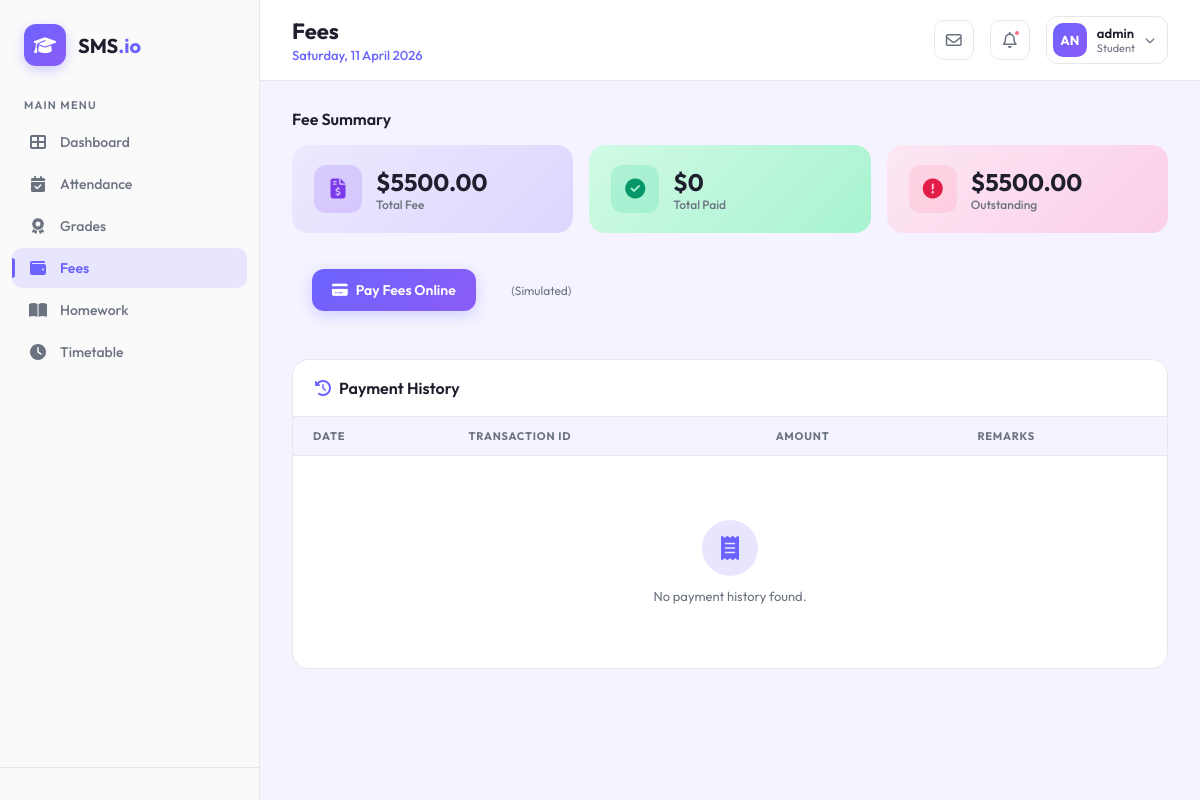
The page /students/fees/ (signed in) on the database its author committed.
### core/models.py (models this page shows, shortened)
class User(AbstractUser):
    class Role(models.TextChoices):
        ADMIN = "ADMIN", "Admin"
        STUDENT = "STUDENT", "Student"
        PARENT = "PARENT", "Parent"
        TEACHER = "TEACHER", "Teacher"
        STAFF = "STAFF", "Staff"
        TRANSPORT_MANAGER = "TRANSPORT_MANAGER", "Transport Manager"
    base_role = Role.ADMIN
    role = models.CharField(max_length=50, choices=Role.choices)

### students/views.py (the view)
# urls.py: path('fees/', views.student_fees, name='fees'),
@login_required
def student_fees(request):
    try:
        student = request.user.student_profile
    except Student.DoesNotExist:
        return redirect('student_dashboard')
    payments = Payment.objects.filter(student=student)
    try:
        fee_structure = FeeStructure.objects.get(class_level=student.current_class)
        total_fee = fee_structure.total_fee()
    except FeeStructure.DoesNotExist:
        total_fee = 0
        fee_structure = None
    total_paid = sum(p.amount_paid for p in payments)
    balance = total_fee - total_paid
    context = {
        'student': student,
        'fee_structure': fee_structure,
        'payments': payments,
        'total_fee': total_fee,
        'total_paid': total_paid,
        'balance': balance,
    }
    return render(request, 'students/fees.html', context)

### finance/models.py (called while the page is built)
    def total_fee(self):
        return self.tuition_fee + self.other_fees

### students/templates/students/fees.html (shortened to what this page needs)
{% extends 'dashboard_base.html' %}
{% block header_title %}Fees{% endblock %}
{% block user_role %}Student{% endblock %}
{% block sidebar_nav %}
<a href="{% url 'students:dashboard' %}" class="nav-item">
    <i class="fas fa-th-large"></i> Dashboard
</a>
<a href="{% url 'students:attendance' %}" class="nav-item">
    <i class="fas fa-calendar-check"></i> Attendance
</a>
<a href="{% url 'students:grades' %}" class="nav-item">
    <i class="fas fa-award"></i> Grades
</a>
<a href="{% url 'students:fees' %}" class="nav-item active">
    <i class="fas fa-wallet"></i> Fees
</a>
<a href="{% url 'students:homework' %}" class="nav-item">
    <i class="fas fa-book-open"></i> Homework
</a>
<a href="{% url 'students:timetable' %}" class="nav-item">
    <i class="fas fa-clock"></i> Timetable
</a>
{% endblock %}
{% block dashboard_content %}
<div class="stats-section animate-in">
    <div class="stats-section-title">Fee Summary</div>
    <div class="stats-grid" style="grid-template-columns: repeat(3, 1fr);">
        <div class="stat-card gradient-purple">
            <div class="stat-icon purple"><i class="fas fa-file-invoice-dollar"></i></div>
            <div class="stat-info">
                <div class="stat-value">${{ total_fee }}</div>
                <div class="stat-label">Total Fee</div>
            </div>
        </div>
        <div class="stat-card gradient-green">
            <div class="stat-icon green"><i class="fas fa-check-circle"></i></div>
            <div class="stat-info">
                <div class="stat-value">${{ total_paid }}</div>
                <div class="stat-label">Total Paid</div>
            </div>
        </div>
        <div class="stat-card gradient-pink">
            <div class="stat-icon pink"><i class="fas fa-exclamation-circle"></i></div>
            <div class="stat-info">
                <div class="stat-value">${{ balance }}</div>
                <div class="stat-label">Outstanding</div>
            </div>
        </div>
    </div>
</div>
{% if balance > 0 %}
<div style="margin-bottom: 24px;" class="animate-in animate-delay-1">
    <button class="sidebar-create-btn" style="display: inline-flex; gap: 8px;">
        <i class="fas fa-credit-card"></i> Pay Fees Online
    </button>
    <span style="font-size: 12px; color: var(--text-secondary); margin-left: 12px;">(Simulated)</span>
</div>
{% endif %}
<div class="content-card animate-in animate-delay-1">
    <div class="content-card-header">
        <h3><i class="fas fa-history" style="color: var(--primary); margin-right: 8px;"></i>Payment History</h3>
    </div>
    <div class="content-card-body" style="padding: 0;">
        <div style="overflow-x: auto;">
            <table class="data-table">
                <thead>
                    <tr>
                        <th>Date</th>
                        <th>Transaction ID</th>
                        <th>Amount</th>
                        <th>Remarks</th>
                    </tr>
                </thead>
                <tbody>
                    {% for payment in payments %}
                    <tr>
                        <td>{{ payment.payment_date }}</td>
                        <td style="font-family: monospace; font-size: 12px;">{{ payment.transaction_id }}</td>
                        <td style="color: #059669; font-weight: 600;">${{ payment.amount_paid }}</td>
                        <td style="color: var(--text-secondary);">{{ payment.remarks }}</td>
                    </tr>
                    {% empty %}
                    <tr>
                        <td colspan="4" style="text-align: center; padding: 32px; color: var(--text-secondary);">
                            <div class="empty-state">
                                <div class="empty-icon"><i class="fas fa-receipt"></i></div>
                                <p>No payment history found.</p>
                            </div>
                        </td>
                    </tr>
                    {% endfor %}
                </tbody>
            </table>
        </div>
    </div>
</div>
{% endblock %}

### core/templates/dashboard_base.html (shortened to what this page needs)
<!DOCTYPE html>
<html lang="en">
<head>
    <link rel="stylesheet" href="https://cdnjs.cloudflare.com/ajax/libs/font-awesome/6.4.0/css/all.min.css">
</head>
<body>
    <div class="dashboard-wrapper">
        <aside class="sidebar" id="sidebar">
            <div class="sidebar-brand">
                <div class="logo-icon">
                    <i class="fas fa-graduation-cap"></i>
                </div>
                <div class="brand-text">SMS<span>.io</span></div>
            </div>
            <nav class="sidebar-nav">
                <div class="nav-label">Main Menu</div>
                {% block sidebar_nav %}{% endblock %}
            </nav>
            <div class="sidebar-footer">
            </div>
        </aside>
        <main class="main-content">
            <header class="top-header">
                <div style="display: flex; align-items: center; gap: 16px;">
                    <div class="header-left">
                        <h1>{% block header_title %}Dashboard{% endblock %}</h1>
                        <div class="header-date">{% now "l, d F Y" %}</div>
                    </div>
                </div>
                <div class="header-right">
                    <div class="header-icon-btn">
                        <i class="far fa-envelope"></i>
                    </div>
                    <div class="header-icon-btn">
                        <i class="far fa-bell"></i>
                        <span class="notif-dot"></span>
                    </div>
                    <div class="user-profile">
                        <div class="user-avatar">
                            {{ user.username|make_list|first|upper }}{{ user.username|make_list|last|upper }}
                        </div>
                        <div class="user-info">
                            <div class="user-name">{{ user.get_full_name|default:user.username }}</div>
                            <div class="user-role">{% block user_role %}User{% endblock %}</div>
                        </div>
                        <i class="fas fa-chevron-down" style="font-size: 10px; color: var(--text-secondary);"></i>
                    </div>
                </div>
            </header>
            <div class="page-content">
                {% block dashboard_content %}{% endblock %}
            </div>
        </main>
    </div>
</body>
</html>

### rows shown on the page
User: username|make_list "A", username|make_list "N", get_full_name "admin"

### other values the page prints
{{ total_fee }} "5500.00"
{{ total_paid }} "0"
{{ balance }} "5500.00"
